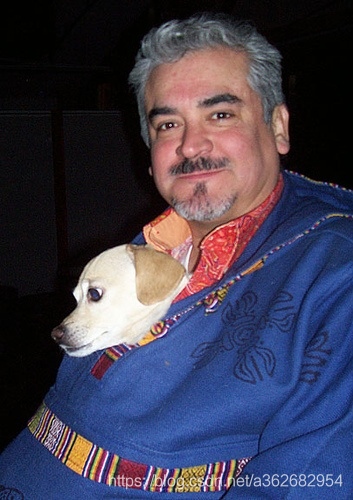
#> input picture test_img-1.jpg, 353 x 500 px
$ jupyter execute jitter.ipynb
#> lines starting #> are read from the running program, lines starting #| are printed output that depends on the picture
#> further down, img is the input picture: shape (500, 353, 3); mean B, G, R 81.4, 61.5, 64.1
#| (500, 353, 3)
[cell 1]
import cv2
import numpy as np

[cell 2]
def preprocess(img, imgsize, jitter, random_placing=False):
    """
    Image preprocess for yolo input
    Pad the shorter side of the image and resize to (imgsize, imgsize)
    Args:
        img (numpy.ndarray): input image whose shape is :math:`(H, W, C)`.
            Values range from 0 to 255.
        imgsize (int): target image size after pre-processing
        jitter (float): amplitude of jitter for resizing
        random_placing (bool): if True, place the image at random position
    Returns:
        img (numpy.ndarray): input image whose shape is :math:`(C, imgsize, imgsize)`.
            Values range from 0 to 1.
        info_img : tuple of h, w, nh, nw, dx, dy.
            h, w (int): original shape of the image
            nh, nw (int): shape of the resized image without padding
            dx, dy (int): pad size
    """
#> called with imgsize = 512, jitter = 0.9, random_placing = False
    h, w, _ = img.shape
#> h = 500; w = 353
    img = img[:, :, ::-1]
    assert img is not None
    #尺寸大小的随机抖动，jitter越大，长宽的的变化越大
    if jitter > 0:
        # add jitter
        dw = jitter * w
#> dw = 317.7
        dh = jitter * h
#> dh = 450
        new_ar = (w + np.random.uniform(low=-dw, high=dw))\
                 / (h + np.random.uniform(low=-dh, high=dh))
#> new_ar = 0.554
    else:
        new_ar = w / h

    if new_ar < 1:
        nh = imgsize
        nw = nh * new_ar
#> nw = 283.4
    else:
        nw = imgsize
        nh = nw / new_ar
    nw, nh = int(nw), int(nh)
#> nw = 283; nh = 512
    #图像填充位置的随机性
    if random_placing:
        dx = int(np.random.uniform(imgsize - nw))
        dy = int(np.random.uniform(imgsize - nh))
    else:
        dx = (imgsize - nw) // 2
#> dx = 114
        dy = (imgsize - nh) // 2
#> dy = 0

    img = cv2.resize(img, (nw, nh))
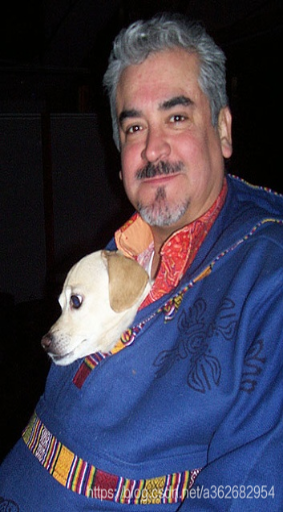
#> img: shape (512, 283, 3); mean R, G, B 64, 61.3, 81.2
    sized = np.ones((imgsize, imgsize, 3), dtype=np.uint8) * 127
    sized[dy:dy+nh, dx:dx+nw, :] = img
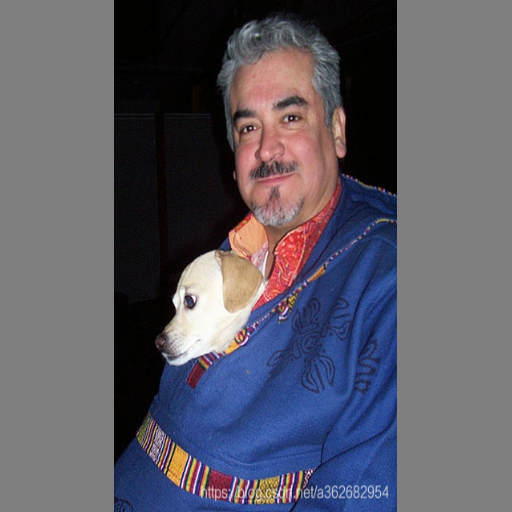
#> sized: shape (512, 512, 3); mean R, G, B 92.2, 90.7, 101.7

    info_img = (h, w, nh, nw, dx, dy)
#> info_img = (500, 353, 512, 283, 114, 0)
    return sized, info_img

[cell 3]
jitter=0.9
andom_placing=False
img_size=512
img=cv2.imread('test_img-1.jpg')
print(img.shape)
sized, info_img=preprocess(img, img_size, jitter=jitter,random_placing=andom_placing)
#> info_img = (500, 353, 512, 283, 114, 0)
print(sized.shape)
#| (512, 512, 3)
sized=sized[:,:,::-1]
cv2.imshow('imgs',img)
cv2.imshow('img',sized)
cv2.waitKey()
